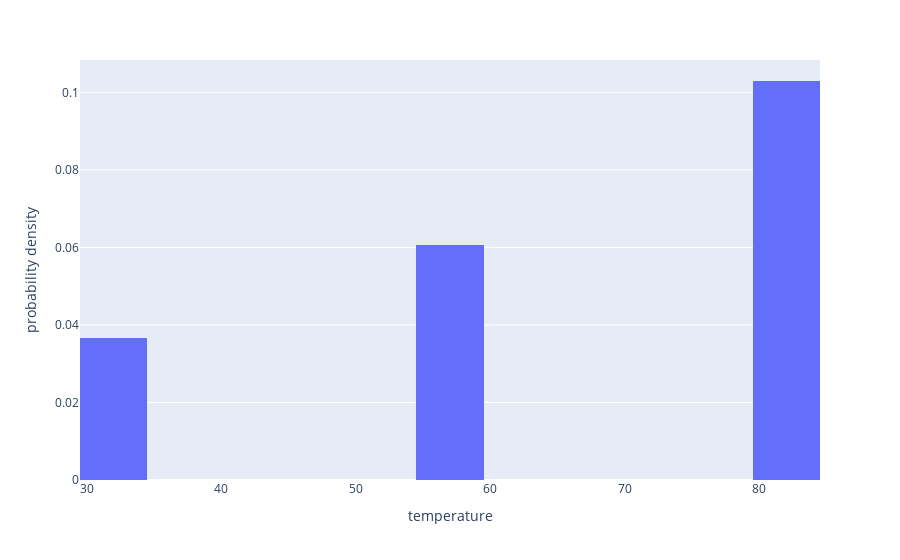

Here is the notebook cell this chart was saved with:
### Code cell
# Histogram to visualize temperature - 4
px.histogram(data, x="temperature", nbins=20, histnorm='probability density')

### Figure 1 — Plotly figure (JSON) as saved in the notebook; plotly's stock layout.template omitted (floating-point values rounded to 4 significant figures; data arrays with more than 128 entries replaced by an {"elided": "..."} marker saying what was removed)
{"data": [{"alignmentgroup": "True", "bingroup": "x", "histnorm": "probability density", "hovertemplate": "temperature=%{x}<br>probability density=%{y}<extra></extra>", "legendgroup": "", "marker": {"color": "#636efa", "pattern": {"shape": ""}}, "name": "", "nbinsx": 20, "offsetgroup": "", "orientation": "v", "showlegend": false, "type": "histogram", "x": {"elided": "12684 int values"}, "xaxis": "x", "yaxis": "y"}], "layout": {"barmode": "relative", "legend": {"tracegroupgap": 0}, "margin": {"t": 60}, "xaxis": {"anchor": "y", "domain": [0, 1], "title": {"text": "temperature"}}, "yaxis": {"anchor": "x", "domain": [0, 1], "title": {"text": "probability density"}}}}
